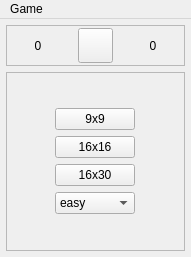
<?xml version="1.0" encoding="UTF-8"?>
<ui version="4.0">
 <class>MainWindow</class>
 <widget class="QMainWindow" name="MainWindow">
  <property name="geometry">
   <rect>
    <x>0</x>
    <y>0</y>
    <width>191</width>
    <height>257</height>
   </rect>
  </property>
  <property name="windowTitle">
   <string>MainWindow</string>
  </property>
  <widget class="QWidget" name="centralwidget">
   <layout class="QVBoxLayout" name="verticalLayout_2">
    <property name="spacing">
     <number>0</number>
    </property>
    <property name="leftMargin">
     <number>0</number>
    </property>
    <property name="topMargin">
     <number>0</number>
    </property>
    <property name="rightMargin">
     <number>0</number>
    </property>
    <property name="bottomMargin">
     <number>0</number>
    </property>
    <item>
     <layout class="QVBoxLayout" name="verticalLayout">
      <property name="spacing">
       <number>6</number>
      </property>
      <property name="leftMargin">
       <number>6</number>
      </property>
      <property name="topMargin">
       <number>6</number>
      </property>
      <property name="rightMargin">
       <number>6</number>
      </property>
      <property name="bottomMargin">
       <number>6</number>
      </property>
      <item>
       <widget class="QFrame" name="frame">
        <property name="enabled">
         <bool>true</bool>
        </property>
        <property name="maximumSize">
         <size>
          <width>16777215</width>
          <height>50</height>
         </size>
        </property>
        <property name="frameShape">
         <enum>QFrame::StyledPanel</enum>
        </property>
        <property name="frameShadow">
         <enum>QFrame::Raised</enum>
        </property>
        <layout class="QHBoxLayout" name="horizontalLayout_3">
         <property name="spacing">
          <number>0</number>
         </property>
         <property name="leftMargin">
          <number>6</number>
         </property>
         <property name="topMargin">
          <number>2</number>
         </property>
         <property name="rightMargin">
          <number>6</number>
         </property>
         <property name="bottomMargin">
          <number>2</number>
         </property>
         <item>
          <layout class="QHBoxLayout" name="horizontalLayout_2">
           <property name="spacing">
            <number>0</number>
           </property>
           <item>
            <widget class="QLabel" name="labelMines">
             <property name="minimumSize">
              <size>
               <width>50</width>
               <height>0</height>
              </size>
             </property>
             <property name="text">
              <string>0</string>
             </property>
             <property name="alignment">
              <set>Qt::AlignCenter</set>
             </property>
            </widget>
           </item>
           <item>
            <spacer name="horizontalSpacer">
             <property name="orientation">
              <enum>Qt::Horizontal</enum>
             </property>
             <property name="sizeHint" stdset="0">
              <size>
               <width>40</width>
               <height>20</height>
              </size>
             </property>
            </spacer>
           </item>
           <item>
            <widget class="QPushButton" name="smileButton">
             <property name="minimumSize">
              <size>
               <width>35</width>
               <height>35</height>
              </size>
             </property>
             <property name="maximumSize">
              <size>
               <width>35</width>
               <height>35</height>
              </size>
             </property>
             <property name="text">
              <string/>
             </property>
            </widget>
           </item>
           <item>
            <spacer name="horizontalSpacer_2">
             <property name="orientation">
              <enum>Qt::Horizontal</enum>
             </property>
             <property name="sizeHint" stdset="0">
              <size>
               <width>40</width>
               <height>20</height>
              </size>
             </property>
            </spacer>
           </item>
           <item>
            <widget class="QLabel" name="labelTime">
             <property name="minimumSize">
              <size>
               <width>50</width>
               <height>0</height>
              </size>
             </property>
             <property name="text">
              <string>0</string>
             </property>
             <property name="alignment">
              <set>Qt::AlignCenter</set>
             </property>
            </widget>
           </item>
          </layout>
         </item>
        </layout>
       </widget>
      </item>
      <item>
       <widget class="QFrame" name="frame_2">
        <property name="frameShape">
         <enum>QFrame::StyledPanel</enum>
        </property>
        <property name="frameShadow">
         <enum>QFrame::Raised</enum>
        </property>
        <layout class="QGridLayout" name="gridLayout_2">
         <property name="leftMargin">
          <number>0</number>
         </property>
         <property name="topMargin">
          <number>0</number>
         </property>
         <property name="rightMargin">
          <number>0</number>
         </property>
         <property name="bottomMargin">
          <number>0</number>
         </property>
         <property name="spacing">
          <number>0</number>
         </property>
         <item row="0" column="0">
          <widget class="QStackedWidget" name="stackedWidget">
           <property name="currentIndex">
            <number>0</number>
           </property>
           <widget class="QWidget" name="newGamePage">
            <layout class="QGridLayout" name="gridLayout_5">
             <item row="0" column="0">
              <layout class="QGridLayout" name="gridLayout_4">
               <item row="4" column="2">
                <spacer name="horizontalSpacer_4">
                 <property name="orientation">
                  <enum>Qt::Horizontal</enum>
                 </property>
                 <property name="sizeHint" stdset="0">
                  <size>
                   <width>40</width>
                   <height>20</height>
                  </size>
                 </property>
                </spacer>
               </item>
               <item row="4" column="0">
                <spacer name="horizontalSpacer_3">
                 <property name="orientation">
                  <enum>Qt::Horizontal</enum>
                 </property>
                 <property name="sizeHint" stdset="0">
                  <size>
                   <width>40</width>
                   <height>20</height>
                  </size>
                 </property>
                </spacer>
               </item>
               <item row="1" column="1">
                <widget class="QPushButton" name="pushButton_9x9">
                 <property name="text">
                  <string>9x9</string>
                 </property>
                </widget>
               </item>
               <item row="3" column="1">
                <widget class="QPushButton" name="pushButton_16x30">
                 <property name="text">
                  <string>16x30</string>
                 </property>
                </widget>
               </item>
               <item row="5" column="1">
                <spacer name="verticalSpacer">
                 <property name="orientation">
                  <enum>Qt::Vertical</enum>
                 </property>
                 <property name="sizeHint" stdset="0">
                  <size>
                   <width>20</width>
                   <height>40</height>
                  </size>
                 </property>
                </spacer>
               </item>
               <item row="0" column="1">
                <spacer name="verticalSpacer_2">
                 <property name="orientation">
                  <enum>Qt::Vertical</enum>
                 </property>
                 <property name="sizeHint" stdset="0">
                  <size>
                   <width>20</width>
                   <height>40</height>
                  </size>
                 </property>
                </spacer>
               </item>
               <item row="2" column="1">
                <widget class="QPushButton" name="pushButton_16x16">
                 <property name="text">
                  <string>16x16</string>
                 </property>
                </widget>
               </item>
               <item row="4" column="1">
                <widget class="QComboBox" name="levelBox">
                 <item>
                  <property name="text">
                   <string>easy</string>
                  </property>
                 </item>
                 <item>
                  <property name="text">
                   <string>normal</string>
                  </property>
                 </item>
                 <item>
                  <property name="text">
                   <string>hard</string>
                  </property>
                 </item>
                 <item>
                  <property name="text">
                   <string>insane</string>
                  </property>
                 </item>
                </widget>
               </item>
              </layout>
             </item>
            </layout>
           </widget>
           <widget class="QWidget" name="gamePage">
            <layout class="QGridLayout" name="gridLayout_6">
             <property name="leftMargin">
              <number>0</number>
             </property>
             <property name="topMargin">
              <number>0</number>
             </property>
             <property name="rightMargin">
              <number>0</number>
             </property>
             <property name="bottomMargin">
              <number>0</number>
             </property>
             <property name="spacing">
              <number>0</number>
             </property>
             <item row="0" column="0">
              <widget class="QWidget" name="fieldWidget" native="true">
               <layout class="QGridLayout" name="gameGrid">
                <property name="leftMargin">
                 <number>0</number>
                </property>
                <property name="topMargin">
                 <number>0</number>
                </property>
                <property name="rightMargin">
                 <number>0</number>
                </property>
                <property name="bottomMargin">
                 <number>0</number>
                </property>
                <property name="spacing">
                 <number>0</number>
                </property>
               </layout>
              </widget>
             </item>
            </layout>
           </widget>
           <widget class="QWidget" name="winPage">
            <layout class="QGridLayout" name="gridLayout_7"/>
           </widget>
          </widget>
         </item>
        </layout>
       </widget>
      </item>
     </layout>
    </item>
   </layout>
  </widget>
  <widget class="QMenuBar" name="menubar">
   <property name="geometry">
    <rect>
     <x>0</x>
     <y>0</y>
     <width>191</width>
     <height>25</height>
    </rect>
   </property>
   <widget class="QMenu" name="menuGame">
    <property name="title">
     <string>Game</string>
    </property>
    <addaction name="actionNew_game"/>
    <addaction name="actionRestart"/>
    <addaction name="actionExit"/>
   </widget>
   <addaction name="menuGame"/>
  </widget>
  <action name="actionNew_game">
   <property name="text">
    <string>New game</string>
   </property>
  </action>
  <action name="actionRecords">
   <property name="text">
    <string>Records</string>
   </property>
  </action>
  <action name="actionRestart">
   <property name="text">
    <string>Restart game</string>
   </property>
  </action>
  <action name="actionExit">
   <property name="text">
    <string>Exit</string>
   </property>
  </action>
  <action name="actionRules">
   <property name="text">
    <string>Rules</string>
   </property>
  </action>
  <action name="actionInfo">
   <property name="text">
    <string>Info</string>
   </property>
  </action>
  <action name="actionLevel">
   <property name="text">
    <string>Level</string>
   </property>
  </action>
 </widget>
 <resources/>
 <connections/>
</ui>
